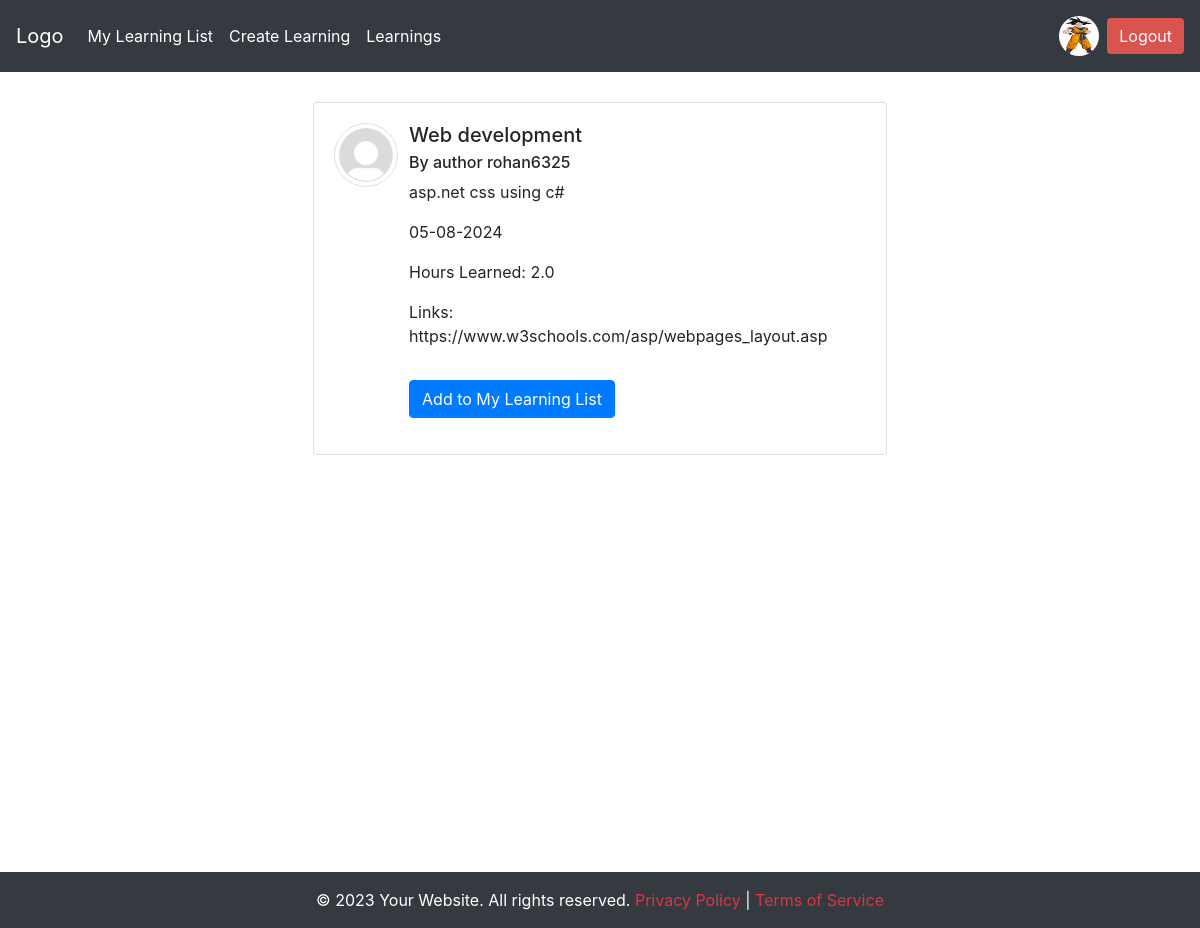
Page /learning/9/ (signed in) on the committed database.
### users/models.py (models this page shows, shortened)
class Profile (models.Model):
    user=models.OneToOneField(User, on_delete=models.CASCADE)
    image = models.ImageField(default ='default.jpg', upload_to='profile_pics')

### post/models.py (models this page shows, shortened)
class Learnings(models.Model):
    SUBJECT_CHOICES = [
        ('DSA', 'DSA'),
        ('Web development', 'Web development'),
        ('App development', 'App development'),
        ('DBMS', 'DBMS'),
        ('android development', 'android development'),
        ('Data Science', 'Data Science'),
        ('OS', 'OS'),
        ('Networking', 'Networking'),
        ('Apptitude', 'Apptitude'),
    ]
    subject = models.CharField(default='select subject', max_length=50, choices=SUBJECT_CHOICES, null=False, blank=False)
    author = models.ForeignKey(User, on_delete=models.CASCADE)
    date = models.DateField(default=timezone.now)
    hours_learned = models.FloatField(validators=[MinValueValidator(0.5)])
    learning_detail = models.TextField(default="Enter learning details", null=False, blank=False)
    links = models.TextField(default="", null=False, blank=False)

### post/views.py (the view, shortened to what this page needs)
# urls.py: path("learning/<int:pk>/", LearningsDetailView.as_view(), name="learning-detail"),
class LearningsDetailView(LoginRequiredMixin, DetailView):
    model = Learnings
    template_name = 'learnings_detail.html'
    login_url = 'login'
    def get_context_data(self, **kwargs):
        context = super().get_context_data(**kwargs)
        video_id = self.extract_youtube_video_id(self.object.links)
        context['video_id'] = video_id
        context['is_author'] = self.object.author == self.request.user
        return context
    def extract_youtube_video_id(self, url):
        match = re.search(r'v=([^&]+)', url)
        if match:
            return match.group(1)
        return None

### templates/learnings_detail.html (shortened to what this page needs)
{% extends 'index.html' %}
{% block body %}
<div style="display: flex;flex-direction: column;">
    <div class="c" style="display:flex;flex-direction:column;align-items:center;justify-content: center;align-items:center;margin: 2.5%;">
        <div class="card" style="max-width:80%;display:flex;">
            <div class="card-body" style="display:flex">
                <img class="rounded-circle img-thumbnail" style="height:64px;width:64px" src="{{ object.author.profile.image.url }}">
                <div style="display: flex;flex-direction: column;margin-left: 2%;">
                    <h5 class="card-title">{{ object.subject }}</h5>
                    <h6 class="card-subtitle mb-2 text-body-secondary">By author {{ object.author }}</h6>
                    <p class="card-text">{{ object.learning_detail }}</p>
                    <p class="">{{ object.date|date:"d-m-Y" }}</p>
                    <p class="">Hours Learned: {{ object.hours_learned }}</p>
                    <p class="">Links: {{ object.links }}</p>
                    <p>
                    {% if not is_author %}
                        <form method="post">
                            <button class="btn btn-primary" type="submit">Add to My Learning List</button>
                        </form>
                    {% endif %}
                </p>
                </div>
            </div>
        </div>
    </div>
</div>
{% endblock body %}

### templates/index.html (shortened to what this page needs)
<!DOCTYPE html>
<html lang="en">
<head>
    <link href="https://stackpath.bootstrapcdn.com/bootstrap/4.5.2/css/bootstrap.min.css" rel="stylesheet">
</head>
<body class="reset">
    <nav class="navbar navbar-expand-lg navbar-dark bg-dark">
        <a class="navbar-brand" href="{% url 'learnings_list' %}">Logo</a>
        <div class="collapse navbar-collapse" id="navbarNav">
            <ul class="navbar-nav mr-auto">
                {% if user.is_authenticated %}
                    <li class="nav-item">
                        <a class="nav-link" href="{% url 'my-learning-list' %}">My Learning List</a>
                    </li>
                    <li class="nav-item">
                        <a class="nav-link" href="{% url 'learning-create' %}">Create Learning</a>
                    </li>
                    <li class="nav-item">
                        <a class="nav-link" href="{% url 'user-learnings' user.username %}">Learnings</a>
                {% endif %}
            </ul>
            {% if user.is_authenticated %}
                <ul class="navbar-nav" >
                    <li class="nav-item">
                        <a class="nav-link" href="{% url 'profile' %} " >
                            <img src="{{ user.profile.image.url}}" alt="Profile">
                        </a>
                    </li>
                    <li class="nav-item">
                        <form action="{% url 'logout' %}" method="post" class="form-inline">
                            <button type="submit" class="btn btn-danger">Logout</button>
                        </form>
                    </li>
                </ul>
            {% endif %}
        </div>
    </nav>
    <div class="cunt">
    {% block body %}
    {% endblock body %}
  </div>
    <footer class="footer bg-dark text-white text-center py-3">
        &copy; 2023 Your Website. All rights reserved. <a href="#" class="text-danger">Privacy Policy</a> | <a href="#" class="text-danger">Terms of Service</a>
    </footer>
</body>
</html>

### templates/index.html (style rules this page uses)
.navbar-nav .nav-item .nav-link { color: white; }
.navbar-nav .nav-item .btn-danger { background-color: #d9534f; border: none; }
.navbar-nav .nav-item img { width: 40px; height: 40px; border-radius: 50%; }
.cunt { min-height: 100vh; }
.navbar-nav { justify-items: center; align-items: center; }

### rows in the picture
Learnings: author.profile.image (placeholder picture), subject "Web development", author "rohan6325", learning_detail "asp.net css using c#", date "05-08-2024", hours_learned "2.0", links "https://www.w3schools.com/asp/webpages_layout.asp"
